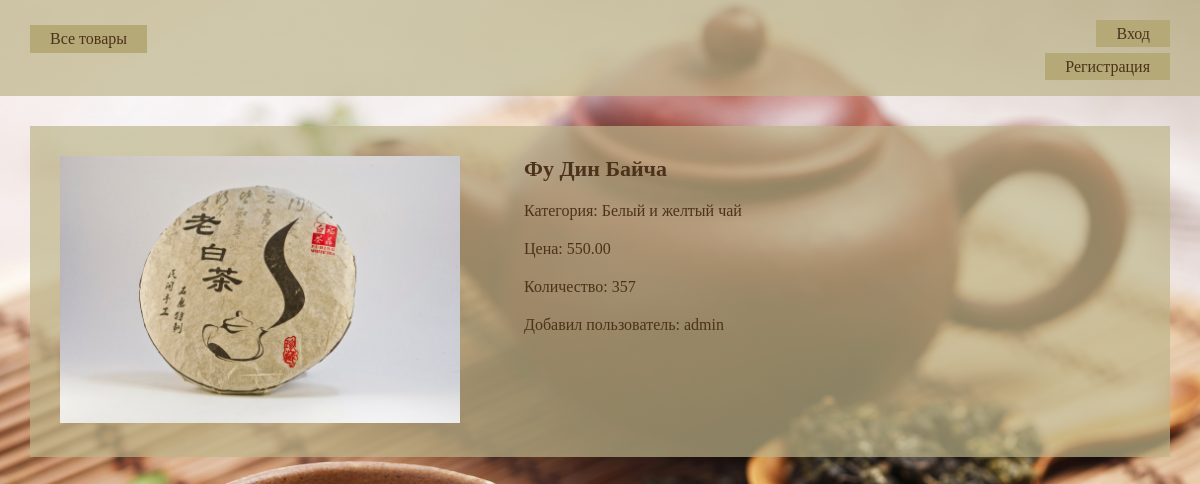
/tea/product/4/, run on the app's committed database.
### tea/models.py (models this page shows, shortened)
class Product(models.Model):
    name = models.CharField(max_length=100)
    category = models.ForeignKey(Category, on_delete=models.CASCADE)
    price = models.DecimalField(max_digits=10, decimal_places=2)
    quantity = models.PositiveIntegerField()
    photo = models.ImageField(default='None', upload_to='products_photo/')
    user = models.ForeignKey(User, null=True)

class Category(models.Model):
    name = models.CharField(max_length=100)
    def __str__(self):
        return str(self.name)

### tea/views.py (the view)
# urls.py: url(r'^product/(?P<id>\d+)/$', ProductDetail.as_view(), name='product_detail'),
class ProductDetail(DetailView):
    model = Product
    pk_url_kwarg = 'id'
    template_name = 'product.html'

### templates/product.html (shortened to what this page needs)
{% extends "base.html" %}
{% block content %}
    <div class="product_overview">
        <img src="{{ product.photo.url }}">
        <div class="details">
            <h1>{{ product.name }}</h1>
            <p>Категория: {{ product.category }}</p>
            <p>Цена: {{ product.price }}</p>
            <p>Количество: {{ product.quantity }}</p>
            <p>Добавил пользователь: {{product.user}}</p>
        </div>
    </div>
{% endblock %}

### static/css/style.css (style rules this page uses)
html, body, div, span, a, img, strong, b, u, i, ol, ul, li, form, label, table, tbody, thead, tr, th, td, article, aside, footer, header, menu, nav, h1,h2,h3, p { margin: 0; padding: 0; border: 0; }
html, body { height: 100%; width: 100%; }
body { background: url(../images/back.jpg) no-repeat; background-size: cover; background-attachment: fixed; }
.product_overview { width: 95%; margin: 30px; background-color: rgba(190, 181, 138, 0.7); }
.product_overview img { margin: 30px; width: 400px; display: inline-block; }
.details { margin: 30px; display: inline-block; vertical-align: top; max-width: 600px; color: #4d321b; }
.details h1 { font-size: 22px; margin-bottom: 20px; }
.details p { margin-bottom: 20px; }

### data on the page
Product: photo (picture), name "Фу Дин Байча", category "Белый и желтый чай", price "550.00", quantity "357", user "admin"
